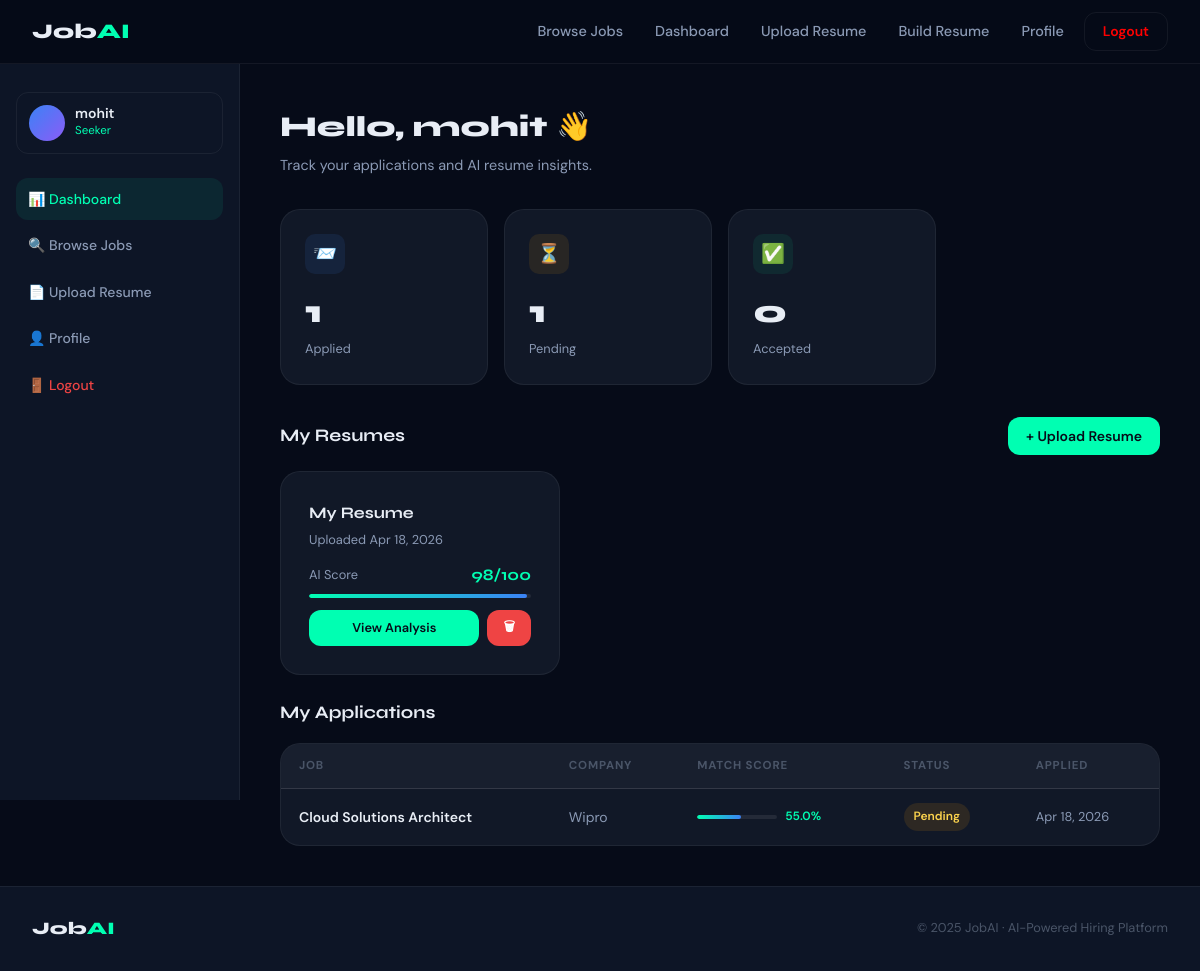
Before: /accounts/dashboard/ (signed in) with the older database file.
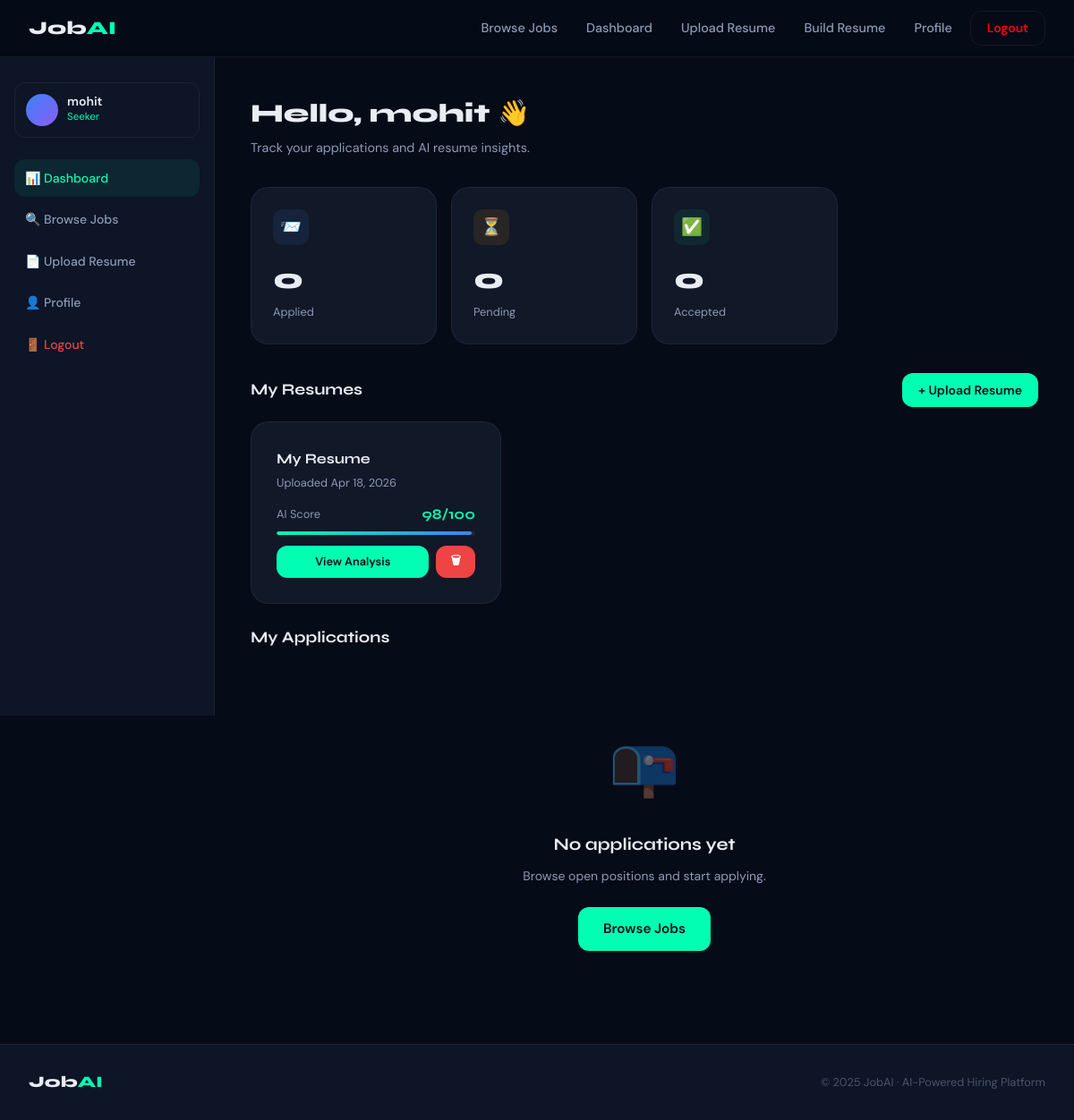
After: the same page with the newer database file.
### resumes/models.py (models this page shows, shortened)
class Resume(models.Model):
    user = models.ForeignKey(settings.AUTH_USER_MODEL, on_delete=models.CASCADE, related_name='resumes')
    title = models.CharField(max_length=100, default='My Resume')
    file = models.FileField(upload_to='resumes/')
    raw_text = models.TextField(blank=True)
    skills = models.TextField(blank=True)
    experience_years = models.FloatField(default=0)
    education = models.TextField(blank=True)
    ai_summary = models.TextField(blank=True)
    ai_score = models.FloatField(default=0)
    ai_suggestions = models.TextField(blank=True)
    uploaded_at = models.DateTimeField(auto_now_add=True)
    analyzed = models.BooleanField(default=False)

### jobs/models.py (models this page shows, shortened)
class Application(models.Model):
    STATUS_CHOICES = [
        ('pending', 'Pending'), ('reviewing', 'Reviewing'),
        ('accepted', 'Accepted'), ('rejected', 'Rejected'),
    ]
    job = models.ForeignKey(Job, on_delete=models.CASCADE, related_name='applications')
    applicant = models.ForeignKey(settings.AUTH_USER_MODEL, on_delete=models.CASCADE, related_name='applications')
    resume = models.ForeignKey('resumes.Resume', on_delete=models.SET_NULL, null=True, blank=True)
    cover_letter = models.TextField(blank=True)
    status = models.CharField(max_length=20, choices=STATUS_CHOICES, default='pending')
    match_score = models.FloatField(default=0.0)
    applied_at = models.DateTimeField(auto_now_add=True)
    updated_at = models.DateTimeField(auto_now=True)
    class Meta:
        unique_together = ('job', 'applicant')

class Job(models.Model):
    TYPE_CHOICES = [
        ('full-time', 'Full Time'), ('part-time', 'Part Time'),
        ('contract', 'Contract'), ('internship', 'Internship'), ('remote', 'Remote'),
    ]
    LEVEL_CHOICES = [
        ('entry', 'Entry Level'), ('mid', 'Mid Level'),
        ('senior', 'Senior Level'), ('lead', 'Lead/Manager'),
    ]
    recruiter = models.ForeignKey(settings.AUTH_USER_MODEL, on_delete=models.CASCADE, related_name='posted_jobs')
    title = models.CharField(max_length=200)
    company = models.CharField(max_length=100)
    location = models.CharField(max_length=100)
    job_type = models.CharField(max_length=20, choices=TYPE_CHOICES, default='full-time')
    level = models.CharField(max_length=20, choices=LEVEL_CHOICES, default='mid')
    description = models.TextField()
    requirements = models.TextField()
    skills_required = models.TextField(help_text='Comma-separated skills')
    salary_min = models.IntegerField(blank=True, null=True)
    salary_max = models.IntegerField(blank=True, null=True)
    is_active = models.BooleanField(default=True)
    created_at = models.DateTimeField(auto_now_add=True)
    deadline = models.DateField(blank=True, null=True)

### accounts/views.py (the view)
# urls.py: path('dashboard/', views.dashboard, name='dashboard'),
@login_required
def dashboard(request):
    user = request.user
    if user.is_recruiter():
        jobs = Job.objects.filter(recruiter=user).order_by('-created_at')
        total_applications = Application.objects.filter(job__recruiter=user).count()
        recent_apps = Application.objects.filter(job__recruiter=user).order_by('-applied_at')[:5]
        context = {
            'jobs': jobs,
            'total_applications': total_applications,
            'recent_apps': recent_apps,
            'total_jobs': jobs.count(),
        }
    else:
        applications = Application.objects.filter(applicant=user).order_by('-applied_at')
        resumes = Resume.objects.filter(user=user).order_by('-uploaded_at')
        context = {
            'applications': applications,
            'resumes': resumes,
            'total_applications': applications.count(),
            'pending': applications.filter(status='pending').count(),
            'accepted': applications.filter(status='accepted').count(),
        }
    return render(request, 'accounts/dashboard.html', context)

### accounts/models.py (called while the page is built)
    def is_seeker(self):
        return self.role == 'seeker'

    def is_recruiter(self):
        return self.role == 'recruiter'

### templates/accounts/dashboard.html (shortened to what the changed rows need)
{% extends 'base.html' %}
{% block content %}
<div class="dash-layout">
    <div class="dash-content">
        <div class="dash-welcome">
            <h1>Hello, {{ user.first_name|default:user.username }} 👋</h1>
        </div>
        {% if user.is_recruiter %}
        <div class="stats-row">
            <div class="stat-card">
                <div class="stat-icon" style="background:rgba(0,255,178,0.1);">💼</div>
                <div class="stat-value">{{ total_jobs }}</div>
                <div class="stat-name">Jobs Posted</div>
            </div>
            <div class="stat-card">
                <div class="stat-icon" style="background:rgba(59,130,246,0.1);">📨</div>
                <div class="stat-value">{{ total_applications }}</div>
                <div class="stat-name">Total Applications</div>
            </div>
        </div>
        <div class="dash-section-title">
            Your Job Postings
            <a href="{% url 'post_job' %}" class="btn-primary-sm">+ Post New Job</a>
        </div>
        {% if jobs %}
        <div class="table-card mb-6">
            <table>
                <thead><tr><th>Job Title</th><th>Type</th><th>Applications</th><th>Status</th><th>Actions</th></tr></thead>
                <tbody>
                {% for job in jobs %}
                <tr>
                    <td>
                        <div style="font-weight:600;">{{ job.title }}</div>
                        <div style="font-size:0.8rem;color:var(--text2);">{{ job.company }} · {{ job.location }}</div>
                    </td>
                    <td><span class="badge badge-type">{{ job.get_job_type_display }}</span></td>
                    <td><a href="{% url 'view_applications' job.pk %}" style="color:var(--accent);font-weight:600;text-decoration:none;">{{ job.applications.count }} apps</a></td>
                    <td><span class="badge {% if job.is_active %}badge-accepted{% else %}badge-rejected{% endif %}">{% if job.is_active %}Active{% else %}Closed{% endif %}</span></td>
                    <td>
                        <div style="display:flex;gap:8px;flex-wrap:wrap;">
                            <a href="{% url 'view_applications' job.pk %}" class="btn-outline-sm btn-sm">View Apps</a>
                            <a href="{% url 'edit_job' job.pk %}" class="btn-outline-sm btn-sm">Edit</a>
                            <form method="post" action="{% url 'delete_job' job.pk %}" style="display:inline;" onsubmit="return confirm('Delete this job?')">
                                {% csrf_token %}<button type="submit" class="btn btn-danger btn-sm">Del</button>
                            </form>
                        </div>
                    </td>
                </tr>
                {% endfor %}
                </tbody>
            </table>
        </div>
        {% if recent_apps %}
        <div class="dash-section-title">Recent Applications</div>
        <div class="table-card">
            <table>
                <thead><tr><th>Applicant</th><th>Job</th><th>Match Score</th><th>Status</th><th>Date</th></tr></thead>
                <tbody>
                {% for app in recent_apps %}
                <tr>
                    <td><div style="font-weight:600;">{{ app.applicant.get_full_name|default:app.applicant.username }}</div></td>
                    <td>{{ app.job.title }}</td>
                    <td>
                        <div class="score-bar">
                            <div class="score-track"><div class="score-fill" style="width:{{ app.match_score }}%"></div></div>
                            <span>{{ app.match_score }}%</span>
                        </div>
                    </td>
                    <td><span class="badge badge-{{ app.status }}">{{ app.get_status_display }}</span></td>
                    <td style="color:var(--text2);font-size:0.8rem;">{{ app.applied_at|date:"M d, Y" }}</td>
                </tr>
                {% endfor %}
                </tbody>
            </table>
        </div>
        {% endif %}
        {% else %}
        <div class="empty-state card">
            <div class="empty-icon">📋</div>
            <div class="empty-title">No jobs posted yet</div>
            <p class="empty-sub">Start attracting top talent by posting your first job opening.</p>
            <a href="{% url 'post_job' %}" class="btn btn-primary">Post First Job</a>
        </div>
        {% endif %}
        {% else %}
        <div class="stats-row">
            <div class="stat-card">
                <div class="stat-icon" style="background:rgba(59,130,246,0.1);">📨</div>
                <div class="stat-value">{{ total_applications }}</div>
                <div class="stat-name">Applied</div>
            </div>
            <div class="stat-card">
                <div class="stat-icon" style="background:rgba(245,158,11,0.1);">⏳</div>
                <div class="stat-value">{{ pending }}</div>
                <div class="stat-name">Pending</div>
            </div>
            <div class="stat-card">
                <div class="stat-icon" style="background:rgba(16,185,129,0.1);">✅</div>
                <div class="stat-value">{{ accepted }}</div>
                <div class="stat-name">Accepted</div>
            </div>
        </div>
        <div class="dash-section-title">
            My Resumes
            <a href="{% url 'upload_resume' %}" class="btn-primary-sm">+ Upload Resume</a>
        </div>
        {% if resumes %}
        <div class="card-grid card-grid-3 mb-6">
            {% for resume in resumes %}
            <div class="card" style="display:flex;flex-direction:column;gap:12px;">
                <div>
                    <div style="font-family:var(--font-display);font-weight:700;margin-bottom:4px;">{{ resume.title }}</div>
                    <div style="font-size:0.8rem;color:var(--text2);">Uploaded {{ resume.uploaded_at|date:"M d, Y" }}</div>
                </div>
                {% if resume.analyzed %}
                <div>
                    <div style="display:flex;align-items:center;justify-content:space-between;margin-bottom:6px;">
                        <span style="font-size:0.8rem;color:var(--text2);">AI Score</span>
                        <span style="font-family:var(--font-display);font-weight:700;color:var(--accent);">{{ resume.ai_score|floatformat:0 }}/100</span>
                    </div>
                    <div class="score-track" style="width:100%;"><div class="score-fill" style="width:{{ resume.ai_score }}%"></div></div>
                </div>
                {% endif %}
                <div style="display:flex;gap:8px;margin-top:auto;">
                    <a href="{% url 'resume_detail' resume.pk %}" class="btn-primary-sm btn-sm" style="flex:1;justify-content:center;">View Analysis</a>
                    <form method="post" action="{% url 'delete_resume' resume.pk %}" onsubmit="return confirm('Delete?')">{% csrf_token %}<button type="submit" class="btn btn-danger btn-sm">🗑</button></form>
                </div>
            </div>
            {% endfor %}
        </div>
        {% endif %}
        <div class="dash-section-title">My Applications</div>
        {% if applications %}
        <div class="table-card">
            <table>
                <thead><tr><th>Job</th><th>Company</th><th>Match Score</th><th>Status</th><th>Applied</th></tr></thead>
                <tbody>
                {% for app in applications %}
                <tr>
                    <td><a href="{% url 'job_detail' app.job.pk %}" style="color:var(--text);font-weight:600;text-decoration:none;">{{ app.job.title }}</a></td>
                    <td style="color:var(--text2);">{{ app.job.company }}</td>
                    <td>
                        {% if app.match_score > 0 %}
                        <div class="score-bar">
                            <div class="score-track"><div class="score-fill" style="width:{{ app.match_score }}%"></div></div>
                            <span>{{ app.match_score }}%</span>
                        </div>
                        {% else %}—{% endif %}
                    </td>
                    <td><span class="badge badge-{{ app.status }}">{{ app.get_status_display }}</span></td>
                    <td style="color:var(--text2);font-size:0.8rem;">{{ app.applied_at|date:"M d, Y" }}</td>
                </tr>
                {% endfor %}
                </tbody>
            </table>
        </div>
        {% else %}
        <div class="empty-state">
            <div class="empty-icon">📭</div>
            <div class="empty-title">No applications yet</div>
            <p class="empty-sub">Browse open positions and start applying.</p>
            <a href="{% url 'job_list' %}" class="btn btn-primary">Browse Jobs</a>
        </div>
        {% endif %}
        {% endif %}
    </div>
</div>
{% endblock %}

Changed rows visible on the page:
removed Application: job "Cloud Solutions Architect", job.company "Wipro", match_score "55.0", status "Pending", applied_at "Apr 18, 2026"
Other visible differences:
{{ total_applications }}: "1" → "0"
{{ pending }}: "1" → "0"
text no longer shown: "JOB COMPANY MATCH SCORE STATUS APPLIED"
text now shown: "📭 No applications yet Browse open positions and start applying. Browse Jobs"
